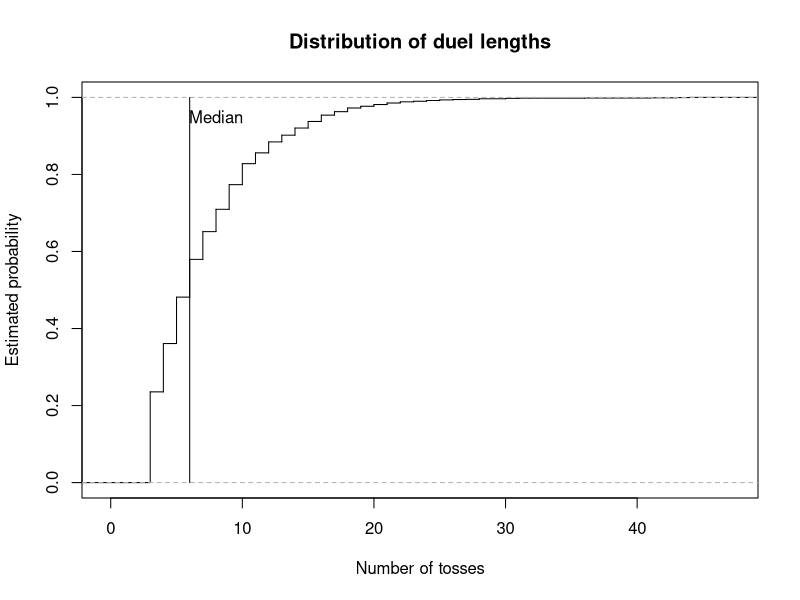
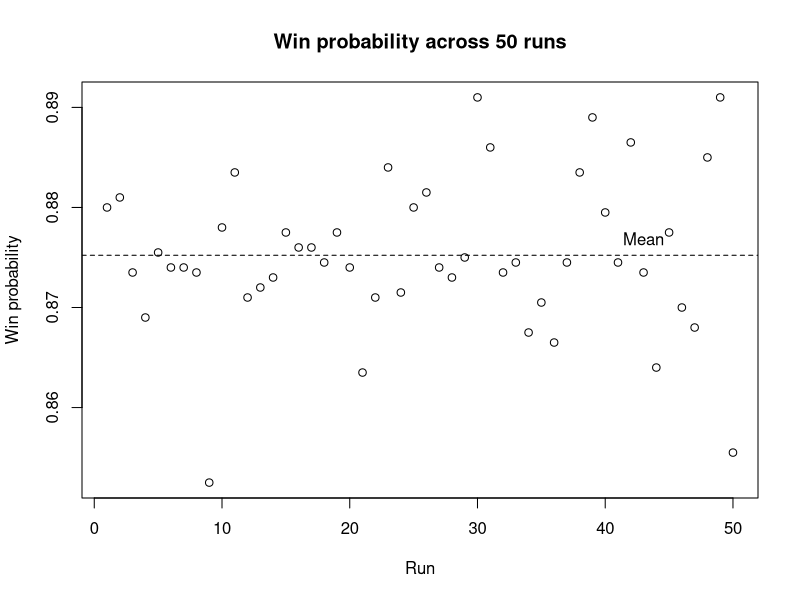

R code for these plots, in order:
# =============================================================================
# Coin-Toss Pattern Duel
#
# Authors:
# Pierrick de Boer S3034691
# Fagan Ganbarli S3015664
# Raneem Alluhaydan S3044929


# Contributions:
# Pierrick de Boer ( %): Task 1-3
# Fagan Ganbarli ( %): Task 4-5
# Raneem Alluhaydan ( %): Task 6-7
#
# Overview:
# This script simulates duels between two binary patterns in a sequence
# of coin tosses. It identifies which pattern appears first and estimates
# the probability that player A wins through repeated simulations.
#
# Main functions:
# 1. firsthit(): Find the first occurrence of a pattern.
# 2. sim_duels(): Simulate multiple duels.
# 3. duel(): Simulate one duel.
# 4. pwin(): Estimate the probability that a pattern wins.
# 5. ewait(): Calculate the expected waiting time of a pattern.
# 6. pmat(): Calculate win probabilities between patterns.
# 7. find_cycle(): Find a non-transitive cycle of patterns.
# =============================================================================

# Task 1: 

# Idea:
#

# Input:
#

# Output:
#

# Method:
#

firsthit <- function(x, a) {
  # Find the ending position of the first occurrence of pattern a
  # in each row of x.
  #
  # Convert a vector into a matrix if necessary. Compare the pattern
  # against every possible starting position and record the positions
  # where all elements match. Return the ending position of the first
  # match, or NA if the pattern does not occur.
  #
  # Args:
  #   x: A vector or matrix containing coin tosses.
  #   a: The binary pattern to search for.
  #
  # Returns:
  #   The ending position of the first occurrence in each row,
  #   or NA if no occurrence is found.
  
  if (!is.matrix(x)) {
    x <- matrix(x, nrow = 1)
  }
  
  L <- ncol(x)
  k <- length(a)
  
  # A pattern longer than the sequence cannot occur.
  if (k > L) {
    return(rep(NA, nrow(x)))
  }
  
  # Check every possible starting position.
  hit <- matrix(TRUE, nrow = nrow(x), ncol = L - k + 1)
  
  for (j in seq_along(a)) {
    hit <- hit & x[, j:(L - k + j), drop = FALSE] == a[j]
  }
  
  # Find the first matching position in each row.
  start <- max.col(hit, ties.method = "first")
  start[rowSums(hit) == 0] <- NA
  
  # Convert starting positions into ending positions.
  return(start + k - 1)
}


# Task 2: 

# Idea:
#

# Input:
#

# Output:
#

# Method:
#

sim_duels <- function(a, b, p = 0.5, nreps = 1) {
  # Simulate independent duels between patterns a and b.
  #
  # Generate tosses in blocks and check which pattern appears first.
  # Retain the final k - 1 tosses of unfinished sequences between
  # blocks so that patterns crossing block boundaries are detected.
  # Store the outcomes of completed duels and continue with the
  # remaining simulations.
  #
  # Args:
  #   a: Binary pattern representing player A.
  #   b: Binary pattern representing player B.
  #   p: Probability of obtaining a 1 on each toss.
  #   nreps: Number of independent duels to simulate.
  #
  # Returns:
  #   A list containing the winner (1 for A, 0 for B) and the
  #   total number of tosses for each duel.
  
  k <- length(a)
  
  if (k != length(b)) {
    stop("this is not a fair game!")
  }
  
  if (all(a == b)) {
    stop("a and b are identical")
  }
  
  # Initialize the block length and simulation results.
  time <- 0
  B <- 3 * k
  
  active <- 1:nreps
  winner <- rep(NA, nreps)
  tosses <- rep(NA, nreps)
  
  while (length(active) > 0) {
    
    # Generate the initial block of tosses.
    if (time == 0) {
      W <- matrix(
        rbinom(nreps * B, size = 1, prob = p),
        nrow = nreps
      )
      
    } else {
      # Retain the last k - 1 tosses from each active sequence.
      keep <- W[
        ,
        B - (k - 1) + seq_len(k - 1),
        drop = FALSE
      ]
      
      # Generate new tosses for the unfinished duels.
      W_new <- matrix(
        rbinom(
          nrow(keep) * (B - k + 1),
          size = 1,
          prob = p
        ),
        nrow = nrow(keep)
      )
      
      # Append the new tosses to the retained sequence.
      W <- cbind(keep, W_new)
    }
    
    # Find the first occurrence of each player's pattern.
    time_a <- firsthit(W, a)
    time_b <- firsthit(W, b)
    
    # Identify the winner based on the earliest occurrence.
    a_wins <- !is.na(time_a) &
      (is.na(time_b) | time_a < time_b)
    
    b_wins <- !is.na(time_b) &
      (is.na(time_a) | time_b < time_a)
    
    # Store the results of completed duels.
    decided <- a_wins | b_wins
    
    hit_time <- pmin(time_a, time_b, na.rm = TRUE)
    
    winner[active[a_wins]] <- 1
    winner[active[b_wins]] <- 0
    
    tosses[active[decided]] <- time + hit_time[decided]
    
    # Remove completed duels from the active simulations.
    active <- active[!decided]
    W <- W[!decided, , drop = FALSE]
    
    # Advance the number of newly generated tosses.
    time <- time + B - (k - 1)
  }
  
  return(list(winner = winner, tosses = tosses))
}



duel <- function(a, b, p = 0.5) {
  # Simulate one duel by calling sim_duels() with a single repetition.
  #
  # Args:
  #   a: Binary pattern representing player A.
  #   b: Binary pattern representing player B.
  #   p: Probability of obtaining a 1 on each toss.
  #
  # Returns:
  #   A vector containing the winner and the total number of tosses.
  
  result <- sim_duels(a, b, p, nreps = 1)
  
  return(c(result[[1]], result[[2]]))
}


# Task 3: 

# Idea:
#

# Input:
#

# Output:
#

# Method:
#

pwin <- function(a, b, p = 0.5, nreps = 10000) {
  # Estimate player A's probability of winning through simulation.
  #
  # Simulate independent duels and calculate the proportion won
  # by player A. Since wins are represented by 1 and losses by 0,
  # the mean of the winner vector estimates the winning probability.
  #
  # Args:
  #   a: Binary pattern representing player A.
  #   b: Binary pattern representing player B.
  #   p: Probability of obtaining a 1 on each toss.
  #   nreps: Number of independent duels to simulate.
  #
  # Returns:
  #   The estimated probability that player A wins.
  
  result <- sim_duels(a, b, p, nreps)
  
  p_a_wins <- sum(result[[1]]) / length(result[[1]])
  
  return(p_a_wins)
}
  

# Task 4: Calculating the exact expected waiting time for a pattern.

# Idea:
# The expected waiting time depends on the lengths for which
# the first and last j elements of a pattern match. Each matching
# overlap contributes the reciprocal of the probability of its prefix.

# Input:
# a = A non-empty binary vector representing the pattern.
# p = The probability of a head (0 < p < 1).

# Output:
# The exact expected waiting time until the pattern appears. 

# Method:
# Check that the inputs are valid.
# Examine every possible overlap length. If the first and last j
# elements match, calculate the prefix probability and add its
# reciprocal to the expected waiting time.

ewait <- function(a, p = 0.5) {
  
  # Check that the pattern is a non-empty binary vector.
  if (length(a) == 0 || any(a != 0 & a != 1) || anyNA(a)) {
    stop("The pattern must be a non-empty binary vector.")  
  }
  
  # Check that p is a valid probability between 0 and 1.
  if (!is.numeric(p) || length(p) != 1 || 
      p <= 0 || p >= 1 || is.na(p)) {
    stop("p must be a numeric value between 0 and 1.")  
  }
  
  k <- length(a)
  expected_wait <- 0
  
  # Examine every possible overlap length, including the full pattern.
  for (j in 1:k) {
    
    # An overlap exists when the first and last j elements match.
    if (all(a[1:j] == a[(k-j+1):k])) {
      
      # Count the number of heads in the prefix.
      n_head <- sum(a[1:j] == 1)
      
      # Calculate the probability of the prefix.
      r_probability <- (p ^ n_head) * ((1 - p) ^ (j - n_head))
      
      # Add the reciprocal probability for this overlap.
      expected_wait <- expected_wait + (1 / r_probability)
    }
  }
  return(expected_wait)
}


# Task 5: Calculate the matrix of pairwise win probabilities.

# Idea:
# Estimate how often each pattern beats every other pattern using 
# repeated simulations, and store the result probabilities in a matrix. 

# Input:
# k = The length of each binary pattern.
# p = The probability of a head (0 < p < 1).
# nreps = The number of simulated duels for each pair..

# Output:
# A 2^k by 2^k matrix of estimated win probabilities.
# The diagonal entries are NA, because a pattern cannot duel itself.

# Method:
# Generate all possible patterns of length k and arrange them in
# lexicographic order, with 0 before 1.
# Estimate the win probability for every distinct pattern using 
# the pwin() function and store the result in matrix M.

pmat <- function(k, p = 0.5, nreps = 10000) {
  
  # Generate all possible binary patterns of length k.
  pattern <- expand.grid(rep(list(0:1), k))
  
  # Arrange patterns in lexicographic order, with 0 before 1.
  pattern <- pattern[
    do.call(order, as.data.frame(pattern)), , drop = FALSE]
  
  # Convert the patterns to a matrix.
  pattern <- as.matrix(pattern)
  
  # Create a matrix to store the estimated win probabilities.
  M <- matrix(NA, nrow = 2^k, ncol = 2^k)
  
  # Calculate the number of patterns.
  n <- nrow(pattern)
  
  # Label the rows and columns using the binary patterns.
  rownames(M) <- apply(pattern, 1, paste, collapse = "")
  colnames(M) <- apply(pattern, 1, paste, collapse = "")
  
  # Estimate the probability that each pattern beats every other pattern.
  for (i in 1:n) {
    for (j in 1:n) {
      
      # Leave diagonal entries as NA, because a pattern cannot duel itself.
      if (i != j) {
        M[i, j] <- pwin(
          pattern[i, ],
          pattern[j, ],
          p = p,
          nreps = nreps
        )
      }
    }
  }
  return(M)
}




# Task 5(a): Find the best reply and its win probability for each pattern.

# Idea:
# For each pattern, find the pattern that beats it with the 
# highest probability and display the results in a table.

# Input:
# M = The matrix of win probabilities created by pmat() function
# with k = 3 and a fair coin.

# Output:
# A data frame showing each pattern, its best reply, and the 
# probability that the best reply wins.

# Method:
# Replace the diagonal NA values with -inf so they cannot be 
# selected as the best reply.
# Find the maximum value in each column.
# Record the each pattern, its best reply, and the associated 
# win probability in a data frame.

# Create a matrix for k = 3 and a fair coin using pmat() function.
M <- pmat(k = 3, p = 0.50)
M_fair <- M 

# Replace the diagonal NA values with -inf.
M <- replace(M, is.na(M), -Inf)

# Find the index of the best reply for each pattern.
best_reply <- apply(M, 2, which.max)
  
# Create a vector to store the win probabilities.
win_probability <- numeric(ncol(M))
  
# Store the win probability of each best reply.
for (j in seq_len(ncol(M))) {
  win_probability[j] <- M[best_reply[j], j]
}
  
# Create a data frame of patterns, best replies, and win probabilities.
best_reply_table <- data.frame(
  Pattern = rownames(M),
  Best_reply = rownames(M)[best_reply],
  Probability = win_probability
)

print(best_reply_table)


# Task 5(b)(I): Find evenly matched pattern pairs.

# Idea:
# Find pairs with approximately equal chances (between 0.49 and 0.51) 
# of winning against each other.

# Input:
# M = The matrix of win probabilities created by pmat() function
# with k = 3 and a fair coin.

# Output:
# A data frame showing each evenly matched pair and the win 
# probabilities of both pattern

# Method:
# Examine each distinct pair only once.
# Keep pairs for which both win probabilities are between 0.49 and 0.51.

# Create an empty data frame to store the results.
evenly_matched_pairs <- data.frame(
  Pattern1 = character(),
  Pattern2 = character(),
  P1_Win_Probability = numeric(),
  P2_Win_Probability = numeric()
)
  
# Examine all pairs with for loop.
for (i in seq_len(nrow(M))) {
  for (j in seq_len(ncol(M))) {
    
    # Check each pair once and exclude the diagonal.
    if (j > i && 
        !is.na(M[i, j]) &&
        !is.na(M[j, i]) &&
        abs(M[i, j] - 0.5) <= 0.01 &&
        abs(M[j, i] - 0.5) <= 0.01) {
      
      # Store both patterns and their win probabilities.
      evenly_matched_pairs <- rbind(
        evenly_matched_pairs,
        data.frame(
          Pattern1 = rownames(M)[i],
          Pattern2 = colnames(M)[j],
          P1_Win_Probability = M[i, j],
          P2_Win_Probability = M[j, i]
        )
      )
    }
  }
}

# Reset row names and display the result
row.names(evenly_matched_pairs) <- NULL
print(evenly_matched_pairs)


# Task 5(b)(II): Find the shortest non-transitive cycle.

# Idea:
# 

# Input:
# 

# Output:
# 

# Method:
# 

find_cycle <- function(m, min_probability = 0.60) {
  
  k <- nrow(m)
  
  for (i in 3:k) {
    
    cycles <- list()
    
    for(start in seq_len(k)) {
      search <- function(path) {
        last <- path[length(path)]
        
        if (length(path) == i) {
          if (!is.na(m[last, start]) &&
              m[last, start] >= min_probability) {
            cycles[[length(cycles) + 1]] <<- path
          }
          return(invisible(NULL))
        }
        sequence <- setdiff(seq_len(k), path)
        sequence <- sequence[sequence > start]
        
        for (next_item in sequence) {
          if (!is.na(m[last, next_item]) && 
              m[last, next_item] >= min_probability) {
            search(c(path, next_item))
          }
        }
      }
      search(start)
    }
    
    if (length(cycles) > 0) {
      
      result <- do.call(rbind, lapply(seq_along(cycles), function(x) {
        path <- cycles[[x]]
        next_path <- c(path[-1], path[1])
        
        data.frame(
          Cycle = x,
          From = rownames(m)[path],
          To = colnames(m)[next_path],
          Win = m[cbind(path, next_path)]
        )
      }))
      rownames(result) <- NULL
      return(result)
    }
  }
  
  return("No Respond")
}

find_cycle(M, min_probability = 0.60)  

# Task 5(c): Compare expected waiting times with duel results.

# Idea:
# Find pairs with the same expected waiting time and identify.
# pairs with noticeably different duel probabilities.

# Input:
# M = The matrix of win probabilities created by pmat() function
#      with k = 3 and a fair coin.
# ewait() = The function that calculates the expected waiting time. 

# Output:
# A data frame that demonstrates pairs with the same expected 
# waiting time whose duel probability is below 0.4 or above 0.6.

# Method:
# Get the pattern labels from the row names of M.
# Convert labels into a binary matrix.
# Calculate the exact expected waiting time with ewait() function 
# Compare each pairs and keep whose expected waiting times are the same.
# Display pairs with win probability notably far from 0.5.

# Get the pattern labels from the row names of M.
M <- pmat(k = 3, p = 0.5)
M <- M_fair

pattern_label <- rownames(M)

# Convert labels into a binary matrix.
pattern_label <- t(sapply(pattern_label, function(x) {
  as.numeric(strsplit(x, "")[[1]])
})) 

# Define pattern names.
pattern_names <- apply(pattern_label, 1, paste, collapse = "")

# Calculate th exact expected waiting time.
expected_wait <- apply(pattern_label, 1, ewait)

# Create an empty data frame to store pairs.
comparison_table <- data.frame(
  Pattern1 = character(),
  Pattern2 = character(),
  Expected_Wait = numeric(),
  Win_Probability = numeric()
)

# Compare every distinct pairs.
for (i in seq_len(nrow(M))) {
  for (j in seq_len(ncol(M))) {
      
    # Check each pair ony one time
    # Keep pairs with the same expected waiting time.
    if (i < j &&
        expected_wait[i] == expected_wait[j]) {
      
      # Store the pair, their equal expected waiting time,
      # and the probability that Pattern1 beats Pattern2.
      comparison_table <- rbind(
        comparison_table, data.frame(
        Pattern1 = pattern_names[i],
        Pattern2 = pattern_names[j],
        Expected_Wait = expected_wait[i],
        Win_Probability = M[i, j]
        )
      )
    }
  }
}

# Display pairs whose win probabilities notable differ from 0.5 
# (win probability is below 0.4 or above 0.6.)

comparison_table <- comparison_table[
  abs(comparison_table$Win_Probability - 0.5) > 0.1, ]

row.names(comparison_table) <- NULL

print(comparison_table)

#Task 6: Plot duel lengths and variation in win probabilities.

# Idea:
# Describe the two things you are investigating:
# how long duels take and how estimates vary between runs.

# Input:
# Patterns 011 and 111, a fair coin, 2000 duels,
# and 50 repeated runs for the win-probability estimates.

# Output:
# Two graphs: a CDF of duel lengths and a plot of
# win-probability estimates across 50 runs.

# Method:
# Simulate duels, plot their lengths and mark the median.
# Repeat the win-probability estimation 50 times, plot
# the results and mark their mean.

# Choose the two patterns and simulate 2000 duels.
a <- c(0,1,1)
b <- c(1,1,1)
results <- sim_duels(a,b, p = 0.5, nreps = 2000)

# Save the duel lengths and plot their distribution as a staircase.

tosses <- results$tosses

plot(ecdf(tosses), 
     verticals = TRUE,
     do.points = FALSE,
     main = "Distribution of duel lengths",
     xlab = "Number of tosses", 
     ylab = "Estimated probability")

# Calculate the median duel length and mark it with a vertical line.
med <- median(tosses)
lines(c(med, med), c(0,1))
text(med + 2, 0.95, "Median")

# Estimate the win probability over 50 runs, using 2000 duels per run.
win_estimates <- numeric(50)

for (i in 1:50) { 
  win_estimates[i] <- pwin(
    a = c(0,1,1),
    b = c(1,1,1),
    p = 0.5,
    nreps = 2000
  )
}

#Calculate the mean of the 50 estimates.

mean(win_estimates)

# Plot the estimates and mark their mean with a dashed line.
plot(win_estimates,
     xlab = "Run",
     ylab = "Win probability",
     main = "Win probability across 50 runs")

abline(h = mean(win_estimates), lty = 2)
text(43, mean(win_estimates), "Mean", pos = 3)

# Task 7: Investigate the effect of coin bias.

# Idea:
# Check how changing the coin bias affects the best replies.

# Input:
# Patterns of length 3, with p = 0.25 and p = 0.7.

# Output:
# A best-reply table for each coin bias.

# Method:
# Calculate the win-probability matrix and find the best reply
# to each pattern. Repeat for both coin biases and compare the results.

# Create the win-probability matrix for p = 0.25.
M <- pmat(k = 3, p = 0.25, nreps = 2000)

# Exclude patterns from being their own best reply.
M <- replace(M, is.na(M), -Inf)

# Find each best reply and save its win probability.
best_reply <- apply(M, 2, which.max)

win_probability <- numeric(ncol(M))

for (j in seq_len(ncol(M))) {
  win_probability[j] <- M[best_reply[j], j]
}

# Create and print the best-reply table.
best_reply_table <- data.frame(
  Pattern = rownames(M),
  Best_reply = rownames(M)[best_reply],
  Probability = win_probability,
  row.names = NULL
)

print(best_reply_table)

# Repeat the best-reply analysis for p = 0.7.
M <- pmat(k = 3, p = 0.7, nreps = 2000)

# Exclude patterns from being their own best reply.
M <- replace(M, is.na(M), -Inf)

# Find each best reply and save its win probability.
best_reply <- apply(M, 2, which.max)
win_probability <- numeric(ncol(M))

for (j in seq_len(ncol(M))) {
  win_probability[j] <- M[best_reply[j], j]
}

# Create and print the best-reply table.
best_reply_table <- data.frame(
  Pattern = rownames(M),
  Best_reply = rownames(M)[best_reply],
  Probability = win_probability,
  row.names = NULL
)

print(best_reply_table)

# Overall analysis

# Graphs:
# The CDF shows the distribution of duel lengths, with the median
# marked. The second graph shows variation in win-probability
# estimates across 50 runs, with the mean marked.

# Best replies and cycles:
# The best replies change with coin bias. The cycle for p = 0.25 is
# 100 -> 000 -> 001 -> 010 -> 100, while for p = 0.7 it is
# 110 -> 101 -> 011 -> 111 -> 110.

# Waiting times:
# Patterns 001 and 100 both have an expected waiting time of
# 8 tosses, but their head-to-head win probability is not 0.5.

#  Conclusion:
# Expected waiting times alone cannot predict who wins a duel.
# Both patterns are checked using the same sequence of coin tosses,
# and their patterns can overlap in that sequence.
# This means their waiting times are linked, not independent.
# Therefore, comparing their expected waiting times alone can
# give a misleading idea of which pattern will win.
